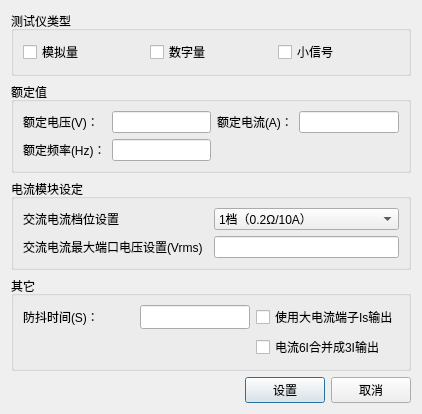
<?xml version="1.0" encoding="UTF-8"?>
<ui version="4.0">
 <class>DialogDA</class>
 <widget class="QDialog" name="DialogDA">
  <property name="geometry">
   <rect>
    <x>0</x>
    <y>0</y>
    <width>422</width>
    <height>387</height>
   </rect>
  </property>
  <property name="minimumSize">
   <size>
    <width>0</width>
    <height>0</height>
   </size>
  </property>
  <property name="maximumSize">
   <size>
    <width>16777215</width>
    <height>16777215</height>
   </size>
  </property>
  <property name="windowTitle">
   <string>系统参数设置</string>
  </property>
  <property name="windowIcon">
   <iconset>
    <normaloff>../images/setCommon.png</normaloff>../images/setCommon.png</iconset>
  </property>
  <layout class="QGridLayout" name="gridLayout_5">
   <item row="1" column="0" colspan="3">
    <widget class="QGroupBox" name="groupBox_Normal">
     <property name="title">
      <string>额定值</string>
     </property>
     <layout class="QGridLayout" name="gridLayout_3">
      <item row="0" column="0">
       <widget class="QLabel" name="label_12">
        <property name="text">
         <string>额定电压(V)：</string>
        </property>
       </widget>
      </item>
      <item row="0" column="1">
       <widget class="QLineEdit" name="lineEdit_VNom">
        <property name="sizePolicy">
         <sizepolicy hsizetype="Preferred" vsizetype="Preferred">
          <horstretch>0</horstretch>
          <verstretch>0</verstretch>
         </sizepolicy>
        </property>
       </widget>
      </item>
      <item row="0" column="2">
       <widget class="QLabel" name="label_13">
        <property name="text">
         <string>额定电流(A)：</string>
        </property>
       </widget>
      </item>
      <item row="0" column="3">
       <widget class="QLineEdit" name="lineEdit_INom">
        <property name="sizePolicy">
         <sizepolicy hsizetype="Preferred" vsizetype="Preferred">
          <horstretch>0</horstretch>
          <verstretch>0</verstretch>
         </sizepolicy>
        </property>
       </widget>
      </item>
      <item row="1" column="0">
       <widget class="QLabel" name="label_14">
        <property name="text">
         <string>额定频率(Hz)：</string>
        </property>
       </widget>
      </item>
      <item row="1" column="1">
       <widget class="QLineEdit" name="lineEdit_FNom">
        <property name="sizePolicy">
         <sizepolicy hsizetype="Preferred" vsizetype="Preferred">
          <horstretch>0</horstretch>
          <verstretch>0</verstretch>
         </sizepolicy>
        </property>
       </widget>
      </item>
     </layout>
    </widget>
   </item>
   <item row="2" column="0" colspan="3">
    <widget class="QGroupBox" name="groupBox_Power">
     <property name="title">
      <string>电流模块设定</string>
     </property>
     <layout class="QGridLayout" name="gridLayout_2" columnstretch="1,1">
      <item row="0" column="0">
       <widget class="QLabel" name="label_9">
        <property name="text">
         <string>交流电流档位设置</string>
        </property>
       </widget>
      </item>
      <item row="0" column="1">
       <widget class="QComboBox" name="comboBoxIset">
        <property name="sizePolicy">
         <sizepolicy hsizetype="Preferred" vsizetype="Preferred">
          <horstretch>0</horstretch>
          <verstretch>0</verstretch>
         </sizepolicy>
        </property>
        <item>
         <property name="text">
          <string>1档（0.2Ω/10A）</string>
         </property>
        </item>
        <item>
         <property name="text">
          <string>2档（0.3Ω/10A）</string>
         </property>
        </item>
        <item>
         <property name="text">
          <string>3档（0.7Ω/10A）</string>
         </property>
        </item>
        <item>
         <property name="text">
          <string>其他</string>
         </property>
        </item>
       </widget>
      </item>
      <item row="1" column="0">
       <widget class="QLabel" name="label_7">
        <property name="text">
         <string>交流电流最大端口电压设置(Vrms)</string>
        </property>
       </widget>
      </item>
      <item row="1" column="1">
       <widget class="QLineEdit" name="lineEditI">
        <property name="sizePolicy">
         <sizepolicy hsizetype="Preferred" vsizetype="Preferred">
          <horstretch>0</horstretch>
          <verstretch>0</verstretch>
         </sizepolicy>
        </property>
       </widget>
      </item>
     </layout>
    </widget>
   </item>
   <item row="4" column="0">
    <spacer name="horizontalSpacer">
     <property name="orientation">
      <enum>Qt::Horizontal</enum>
     </property>
     <property name="sizeHint" stdset="0">
      <size>
       <width>235</width>
       <height>20</height>
      </size>
     </property>
    </spacer>
   </item>
   <item row="4" column="1">
    <widget class="QPushButton" name="pushButtonSet">
     <property name="enabled">
      <bool>true</bool>
     </property>
     <property name="text">
      <string>设置</string>
     </property>
    </widget>
   </item>
   <item row="4" column="2">
    <widget class="QPushButton" name="pushButtonCancel">
     <property name="text">
      <string>取消</string>
     </property>
    </widget>
   </item>
   <item row="0" column="0" colspan="3">
    <widget class="QGroupBox" name="groupBox_Modulle">
     <property name="title">
      <string>测试仪类型</string>
     </property>
     <layout class="QGridLayout" name="gridLayout_4">
      <item row="0" column="2">
       <widget class="QCheckBox" name="checkBox_Week">
        <property name="text">
         <string>小信号</string>
        </property>
       </widget>
      </item>
      <item row="0" column="0">
       <widget class="QCheckBox" name="checkBox_Analog">
        <property name="text">
         <string>模拟量</string>
        </property>
       </widget>
      </item>
      <item row="0" column="1">
       <widget class="QCheckBox" name="checkBox_Digit">
        <property name="text">
         <string>数字量</string>
        </property>
       </widget>
      </item>
     </layout>
    </widget>
   </item>
   <item row="3" column="0" colspan="3">
    <widget class="QGroupBox" name="groupBox_Other">
     <property name="title">
      <string>其它</string>
     </property>
     <layout class="QGridLayout" name="gridLayout">
      <item row="0" column="0">
       <widget class="QLabel" name="label_15">
        <property name="text">
         <string>防抖时间(S)：</string>
        </property>
       </widget>
      </item>
      <item row="0" column="1">
       <widget class="QLineEdit" name="lineEdit_StabTime">
        <property name="sizePolicy">
         <sizepolicy hsizetype="Preferred" vsizetype="Preferred">
          <horstretch>0</horstretch>
          <verstretch>0</verstretch>
         </sizepolicy>
        </property>
       </widget>
      </item>
      <item row="0" column="2">
       <widget class="QCheckBox" name="checkBox_BigCurr">
        <property name="text">
         <string>使用大电流端子Is输出</string>
        </property>
       </widget>
      </item>
      <item row="1" column="2">
       <widget class="QCheckBox" name="checkBox_6ITo3I">
        <property name="text">
         <string>电流6I合并成3I输出</string>
        </property>
       </widget>
      </item>
     </layout>
    </widget>
   </item>
  </layout>
  <zorder>pushButtonSet</zorder>
  <zorder>pushButtonCancel</zorder>
  <zorder>groupBox_Other</zorder>
  <zorder>groupBox_Power</zorder>
  <zorder>groupBox_Modulle</zorder>
  <zorder>groupBox_Normal</zorder>
 </widget>
 <resources/>
 <connections/>
</ui>
